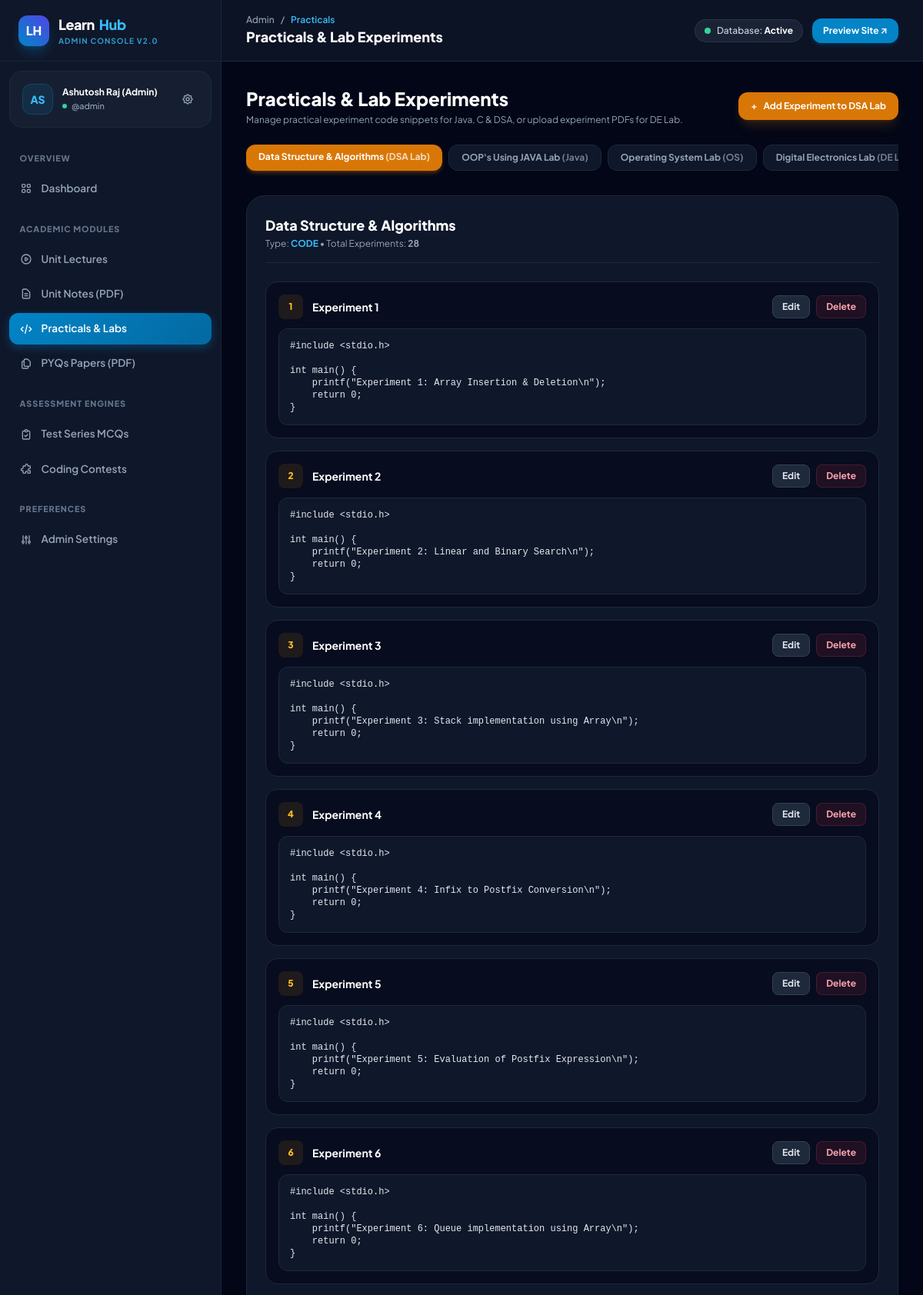
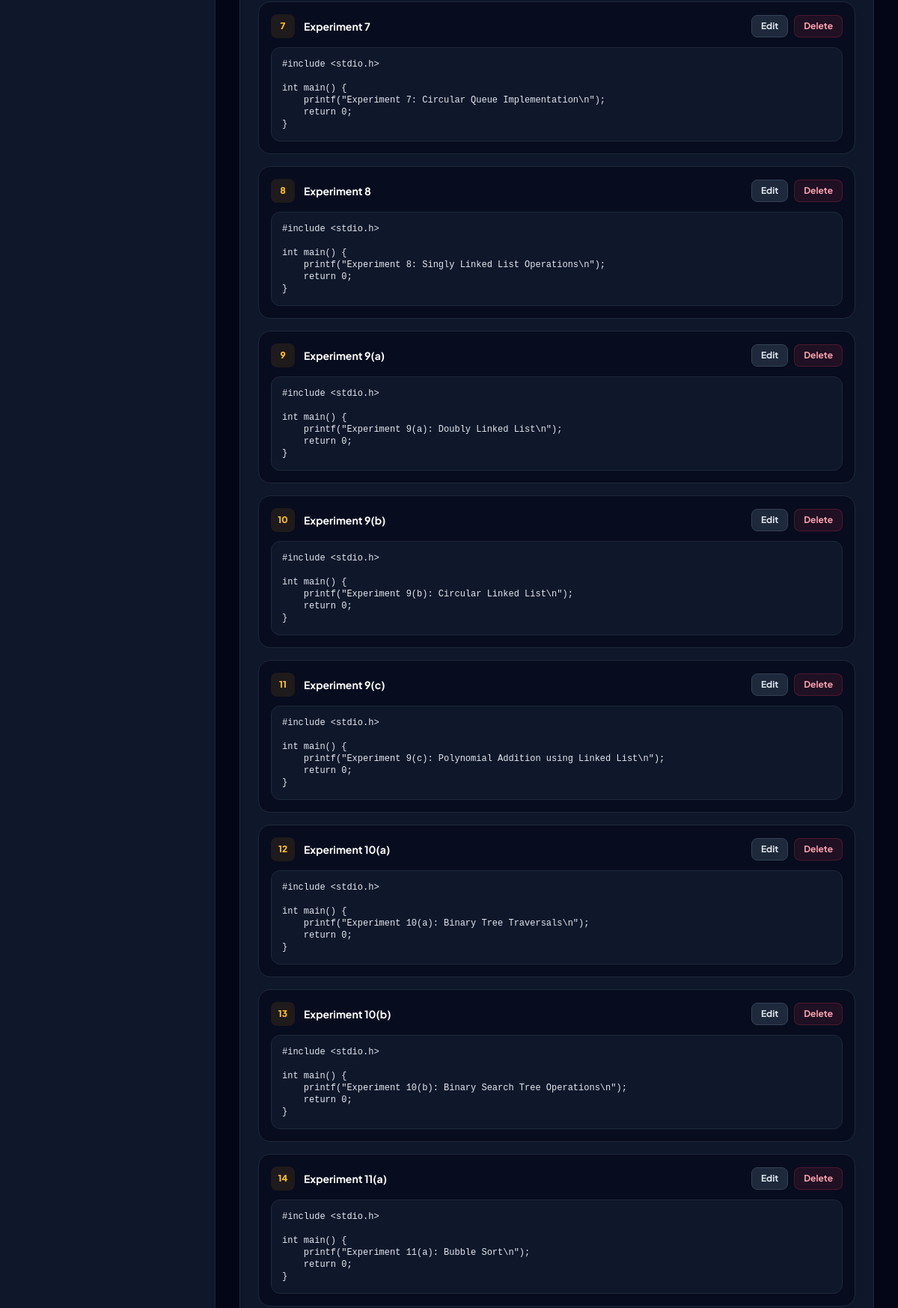
The page /practicals.php (signed in, upper part) on the database its author committed (2 pictures, top to bottom).
### tables this page shows
CREATE TABLE IF NOT EXISTS `practicals` (
  `id` INT AUTO_INCREMENT PRIMARY KEY,
  `subject_name` VARCHAR(150) NOT NULL,
  `language` VARCHAR(50) NOT NULL,
  `type` ENUM('code', 'pdf', 'contact') NOT NULL DEFAULT 'code',
  `order_num` INT DEFAULT 0
);

CREATE TABLE IF NOT EXISTS `practical_experiments` (
  `id` INT AUTO_INCREMENT PRIMARY KEY,
  `practical_id` INT NOT NULL,
  `title` VARCHAR(255) NOT NULL,
  `pdf_url` VARCHAR(255) DEFAULT '',
  `code_content` TEXT DEFAULT NULL,
  `order_num` INT DEFAULT 1,
  FOREIGN KEY (`practical_id`) REFERENCES `practicals`(`id`) ON DELETE CASCADE
);

### practicals.php (the view, shortened to what this page needs)
<?php
require_once __DIR__ . '/auth_check.php';
$pdo = getDBConnection();
$selectedLabId = isset($_GET['lab']) ? (int)$_GET['lab'] : 1;
$labs = $pdo->query("SELECT * FROM practicals ORDER BY order_num ASC")->fetchAll();
$stmtCurLab = $pdo->prepare("SELECT * FROM practicals WHERE id = ?");
$stmtCurLab->execute([$selectedLabId]);
$curLab = $stmtCurLab->fetch() ?: ($labs[0] ?? null);
$experiments = [];
if ($curLab) {
    $stmtExp = $pdo->prepare("SELECT * FROM practical_experiments WHERE practical_id = ? ORDER BY order_num ASC, id ASC");
    $stmtExp->execute([$curLab['id']]);
    $experiments = $stmtExp->fetchAll();
}
?>
<div class="space-y-6">
    <div class="flex flex-col sm:flex-row sm:items-center justify-between gap-4">
        <div>
            <h2 class="text-xl sm:text-2xl font-black text-white">Practicals & Lab Experiments</h2>
            <p class="text-xs text-slate-400 mt-1">Manage practical experiment code snippets for Java, C & DSA, or upload experiment PDFs for DE Lab.</p>
        </div>
        <?php if ($curLab && $curLab['type'] !== 'contact'): ?>
            <button onclick="document.getElementById('addModal').classList.remove('hidden')"
                    class="inline-flex items-center gap-2 px-4 py-2.5 rounded-xl bg-amber-600 hover:bg-amber-500 text-white font-bold text-xs shadow-lg shadow-amber-600/20 transition">
                <span>+</span> Add Experiment to <?= htmlspecialchars($curLab['language']) ?>
            </button>
        <?php endif; ?>
    </div>
    <div class="flex gap-2 overflow-x-auto pb-2">
        <?php foreach ($labs as $lab): ?>
            <a href="practicals.php?lab=<?= $lab['id'] ?>"
               class="px-4 py-2 rounded-xl text-xs font-bold whitespace-nowrap transition <?= $selectedLabId == $lab['id'] ? 'bg-amber-600 text-white shadow-md shadow-amber-600/30' : 'bg-slate-900 text-slate-400 border border-slate-800 hover:text-white hover:bg-slate-800' ?>">
                <?= htmlspecialchars($lab['subject_name']) ?> <span class="opacity-75">(<?= htmlspecialchars($lab['language']) ?>)</span>
            </a>
        <?php endforeach; ?>
    </div>
    <?php if ($curLab['type'] === 'contact'): ?>
        <div class="bg-slate-900 rounded-3xl border border-slate-800 p-8 text-center max-w-2xl mx-auto shadow-sm">
            <span class="w-16 h-16 rounded-2xl bg-sky-500/10 text-sky-400 flex items-center justify-center font-bold text-2xl mx-auto mb-4">💼</span>
            <h3 class="text-xl font-black text-white"><?= htmlspecialchars($curLab['subject_name']) ?></h3>
            <p class="text-xs text-slate-400 mt-2 leading-relaxed">This module is reserved for student internship inquiries and redirects students directly to the Contact section on the main platform.</p>
            <div class="mt-6 inline-flex px-4 py-2 rounded-xl bg-slate-800 border border-slate-700 text-slate-300 text-xs font-bold">
                Status: Active &amp; Linked to Contact Us
            </div>
        </div>
    <?php else: ?>
        <div class="bg-slate-900 rounded-3xl border border-slate-800 p-6 shadow-sm">
            <div class="flex items-center justify-between pb-4 border-b border-slate-800 mb-6">
                <div>
                    <h3 class="text-base sm:text-lg font-black text-white"><?= htmlspecialchars($curLab['subject_name']) ?></h3>
                    <p class="text-xs text-slate-400 mt-0.5">Type: <b class="uppercase text-sky-400"><?= htmlspecialchars($curLab['type']) ?></b> &bull; Total Experiments: <b><?= count($experiments) ?></b></p>
                </div>
            </div>
            <?php if (empty($experiments)): ?>
                <p class="text-center text-xs text-slate-500 py-8 italic">No experiments added for this lab yet. Click "+ Add Experiment" to create one.</p>
            <?php else: ?>
                <div class="space-y-4">
                    <?php foreach ($experiments as $idx => $exp): ?>
                        <div class="border border-slate-800 rounded-2xl p-4 bg-slate-950/60 hover:border-slate-700 transition">
                            <div class="flex flex-col sm:flex-row sm:items-center justify-between gap-3">
                                <div class="flex items-center gap-3">
                                    <span class="w-8 h-8 rounded-lg bg-amber-500/10 text-amber-400 font-black text-xs flex items-center justify-center">
                                        <?= $exp['order_num'] ?>
                                    </span>
                                    <h4 class="font-bold text-white text-xs sm:text-sm"><?= htmlspecialchars($exp['title']) ?></h4>
                                </div>
                                <div class="flex items-center gap-2">
                                    <button onclick="openEditExp(<?= htmlspecialchars(json_encode($exp)) ?>)"
                                            class="px-3 py-1.5 rounded-lg bg-slate-800 border border-slate-700 text-slate-200 font-bold text-xs hover:bg-slate-700 transition">
                                        Edit
                                    </button>
                                    <form method="POST" action="practicals.php?lab=<?= $selectedLabId ?>" onsubmit="return confirm('Delete this experiment?');">
                                        <button type="submit" class="px-3 py-1.5 rounded-lg bg-rose-500/10 border border-rose-500/20 text-rose-300 font-bold text-xs hover:bg-rose-500/20 transition">
                                            Delete
                                        </button>
                                    </form>
                                </div>
                            </div>
                            <?php if (!empty($exp['code_content'])): ?>
                                <div class="mt-3 bg-slate-900 text-slate-200 rounded-xl p-3.5 text-xs font-mono overflow-x-auto max-h-36 border border-slate-800">
                                    <pre><code><?= htmlspecialchars($exp['code_content']) ?></code></pre>
                                </div>
                            <?php endif; ?>
                        </div>
                    <?php endforeach; ?>
                </div>
            <?php endif; ?>
        </div>
    <?php endif; ?>
</div>

### auth_check.php (style rules this page uses)
* { font-family: 'Plus Jakarta Sans', system-ui, -apple-system, sans-serif; }
code, pre, .font-mono { font-family: 'JetBrains Mono', monospace; }

### rows shown on the page
practicals: language "DSA Lab", subject_name "Data Structure & Algorithms", type "CODE"
practicals: subject_name "OOP's Using JAVA Lab", language "Java"
practicals: subject_name "Operating System Lab", language "OS"
practicals: subject_name "Digital Electronics Lab", language "DE…"
practical_experiments: order_num "1", title "Experiment 1", code_content "#include <stdio.h> int main() { printf(\"Experiment 1: Array Insertion & Deletion\\n\"); return 0; }"
practical_experiments: order_num "2", title "Experiment 2", code_content "#include <stdio.h> int main() { printf(\"Experiment 2: Linear and Binary Search\\n\"); return 0; }"
practical_experiments: order_num "3", title "Experiment 3", code_content "#include <stdio.h> int main() { printf(\"Experiment 3: Stack implementation using Array\\n\"); return 0; }"
practical_experiments: order_num "4", title "Experiment 4", code_content "#include <stdio.h> int main() { printf(\"Experiment 4: Infix to Postfix Conversion\\n\"); return 0; }"
practical_experiments: order_num "5", title "Experiment 5", code_content "#include <stdio.h> int main() { printf(\"Experiment 5: Evaluation of Postfix Expression\\n\"); return 0; }"
practical_experiments: order_num "6", title "Experiment 6", code_content "#include <stdio.h> int main() { printf(\"Experiment 6: Queue implementation using Array\\n\"); return 0; }"
practical_experiments: order_num "7", title "Experiment 7", code_content "#include <stdio.h> int main() { printf(\"Experiment 7: Circular Queue Implementation\\n\"); return 0; }"
practical_experiments: order_num "8", title "Experiment 8", code_content "#include <stdio.h> int main() { printf(\"Experiment 8: Singly Linked List Operations\\n\"); return 0; }"
practical_experiments: order_num "9", title "Experiment 9(a)", code_content "#include <stdio.h> int main() { printf(\"Experiment 9(a): Doubly Linked List\\n\"); return 0; }"
practical_experiments: order_num "10", title "Experiment 9(b)", code_content "#include <stdio.h> int main() { printf(\"Experiment 9(b): Circular Linked List\\n\"); return 0; }"
practical_experiments: order_num "11", title "Experiment 9(c)", code_content "#include <stdio.h> int main() { printf(\"Experiment 9(c): Polynomial Addition using Linked List\\n\"); return 0; }"
practical_experiments: order_num "12", title "Experiment 10(a)", code_content "#include <stdio.h> int main() { printf(\"Experiment 10(a): Binary Tree Traversals\\n\"); return 0; }"
practical_experiments: order_num "13", title "Experiment 10(b)", code_content "#include <stdio.h> int main() { printf(\"Experiment 10(b): Binary Search Tree Operations\\n\"); return 0; }"
practical_experiments: order_num "14", title "Experiment 11(a)", code_content "#include <stdio.h> int main() { printf(\"Experiment 11(a): Bubble Sort\\n\"); return 0; }"

### other values the page prints
substr($adminName, 0, 2) "AS"
$adminName "Ashutosh Raj (Admin)"
$adminUser "admin"
$breadcrumb ?: $title "Practicals"
$title "Practicals & Lab Experiments"
count($experiments) "28"
